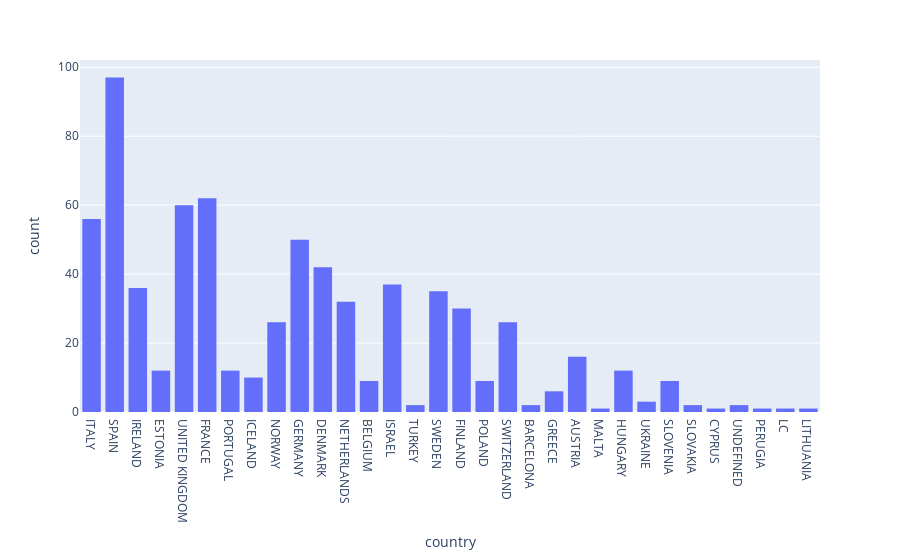

Here is the notebook cell this chart was saved with:
### Code cell
px.histogram(startups, x="country")

### Figure 1 — Plotly figure (JSON) as saved in the notebook; plotly's stock layout.template omitted (floating-point values rounded to 4 significant figures; data arrays with more than 128 entries replaced by an {"elided": "..."} marker saying what was removed)
{"data": [{"alignmentgroup": "True", "bingroup": "x", "hovertemplate": "country=%{x}<br>count=%{y}<extra></extra>", "legendgroup": "", "marker": {"color": "#636efa", "pattern": {"shape": ""}}, "name": "", "offsetgroup": "", "orientation": "v", "showlegend": false, "type": "histogram", "x": {"elided": "700 str values"}, "xaxis": "x", "yaxis": "y"}], "layout": {"barmode": "relative", "legend": {"tracegroupgap": 0}, "margin": {"t": 60}, "xaxis": {"anchor": "y", "domain": [0, 1], "title": {"text": "country"}}, "yaxis": {"anchor": "x", "domain": [0, 1], "title": {"text": "count"}}}}
